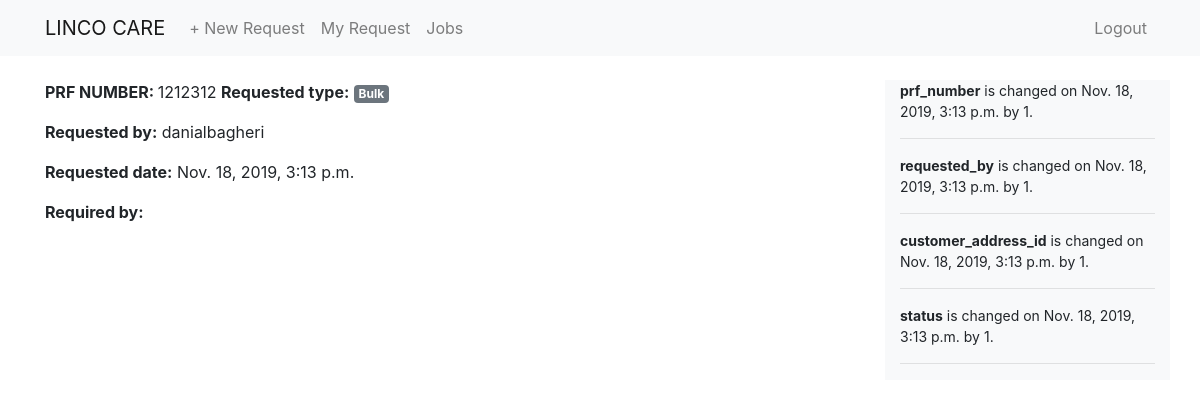
Screenshot of /jobs/all-jobs/2 (signed in) with the database file from the repository.
### web/models.py (models this page shows, shortened)
class ModelDiffMixin(models.Model):
    def __init__(self, *args, **kwargs):
        super(ModelDiffMixin, self).__init__(*args, **kwargs)
        self.__initial = self._dict
    @property
    def _dict(self):
        return model_to_dict(self, fields=[field.name for field in
                             self._meta.fields])
    class Meta:
        abstract = True

class ProductionJob(ModelDiffMixin):
    SHRINK_WRAP = (
        ('Standard Clear', 'Standard Clear'),
        ('Black', 'Black'),
        ('Security Tape', 'Security Tape'),
    )
    STATUS = (
        ('Pending', 'Pending'),
        ('Open', 'Open'),
        ('Reviewing', 'Reviewing'),
        ('On-Hold', 'On-Hold'),
        ('Awaiting Information', 'Awaiting Information'),
        ('In progress', 'In progress'),
        ('Complete', 'Complete'),
    )
    PALLET_TYPE = (
        ('Standard', 'Standard'),
        ('Europe ', 'Europe'),
        ('Chap', 'Chap'),
        ('Heat Treated', 'Heat Treated'),
        ('Other', 'Other'),
    )
    prf_number = models.IntegerField(null=True, unique=True)
    customer_name = models.ForeignKey(
        Customer, on_delete=models.SET_NULL, blank=True, null=True)
    requested_date = models.DateTimeField(auto_now_add=True)
    requested_by = models.ForeignKey(
        User, on_delete=models.CASCADE, blank=True, null=True)
    customer_address_id = models.CharField(
        max_length=80, blank=True, null=True)
    request_type = models.ManyToManyField(RequestType, blank=True)
    date_issued = models.DateField(auto_now_add=True)
    required_date = models.DateField(auto_now_add=False)
    expected_completion_date = models.DateField(
        auto_now_add=True, blank=True, null=True)
    completion_date = models.DateField(auto_now_add=False, blank=True, null=True)
    production_list = models.ManyToManyField(
        ProductionList, blank=True)
    pallet_type = models.CharField(
        max_length=30, choices=PALLET_TYPE, blank=True, null=True)
    expiry_date_format = models.CharField(
        max_length=30, blank=True, null=True)
    shrink_wrap = models.CharField(
        max_length=30, choices=SHRINK_WRAP, blank=True, null=True)
    special_instructions = models.TextField(blank=True, null=True)
    status = models.CharField(
        max_length=30, choices=STATUS, blank=True, null=True)
    address_label = models.BooleanField(default=False)

class RequestType(models.Model):
    name = models.CharField(max_length=50)
    def __str__(self):
        return self.name

class ModelChangeLogsModel(models.Model):
    user_id = models.BigIntegerField(null=False, blank=True, db_index=True)
    table_name = models.CharField(max_length=132, null=True, blank=True)
    table_id = models.BigIntegerField(null=True, blank=True, db_index=True)
    table_row = models.CharField(max_length=132, null=True, blank=True)
    data = models.TextField(null=True, blank=True)
    action = models.CharField(max_length=16, null=False, blank=True)  # saved or deleted
    timestamp = models.DateTimeField(null=False, blank=True)
    class Meta:
        app_label = "web"
        db_table = "model_change_logs"

### web/views.py (the view)
# urls.py: path('jobs/all-jobs/<int:job_id>', single_job, name="single-job")
@login_required(login_url='/user/login/')
def single_job(request, job_id):
    production_job =ProductionJob.objects.get(id=job_id)
    logs = ModelChangeLogsModel.objects.filter(table_name="ProductionJob", table_id=production_job.pk)
    args = {
        "job": production_job,
        "logs": logs
    }
    return render(request, "jobs/single_job.html", args)

### templates/jobs/single_job.html (shortened to what this page needs)
{% extends "base.html" %}
{% block content %}
<div class="container mt-4">
    <div class="row">
        <div class="col-9">
            <p><strong>PRF NUMBER: </strong>{{ job.prf_number }}
                <strong>Requested type:</strong>
                {% for types in job.request_type.all %}
                <span class="badge badge-secondary">{{ types }}</span></p>
                {% endfor %}
            <p><strong>Requested by:</strong> {{ job.requested_by }}</p>
            <p><strong>Requested date:</strong> {{ job.requested_date }}</p>
            <p><strong>Required by:</strong></p>
        </div>
        <div class="col-3 bg-light">
            {% for log in logs %}
                <p style="font-size:14px"><strong>{{ log.table_row}}</strong> is changed on {{ log.timestamp }} by {{ log.user_id }}.</p>
                <hr />
            {% endfor %}
        </div>
    </div>
</div>
{% endblock content %}

### rows the page displays
ProductionJob: prf_number "1212312", requested_by "danialbagheri", requested_date "Nov. 18, 2019, 3:13 p.m."
RequestType: name "Bulk"
ModelChangeLogsModel: table_row "prf_number", timestamp "Nov. 18, 2019, 3:13 p.m.", user_id "1"
ModelChangeLogsModel: table_row "requested_by", timestamp "Nov. 18, 2019, 3:13 p.m.", user_id "1"
ModelChangeLogsModel: table_row "customer_address_id", timestamp "Nov. 18, 2019, 3:13 p.m.", user_id "1"
ModelChangeLogsModel: table_row "status", timestamp "Nov. 18, 2019, 3:13 p.m.", user_id "1"
